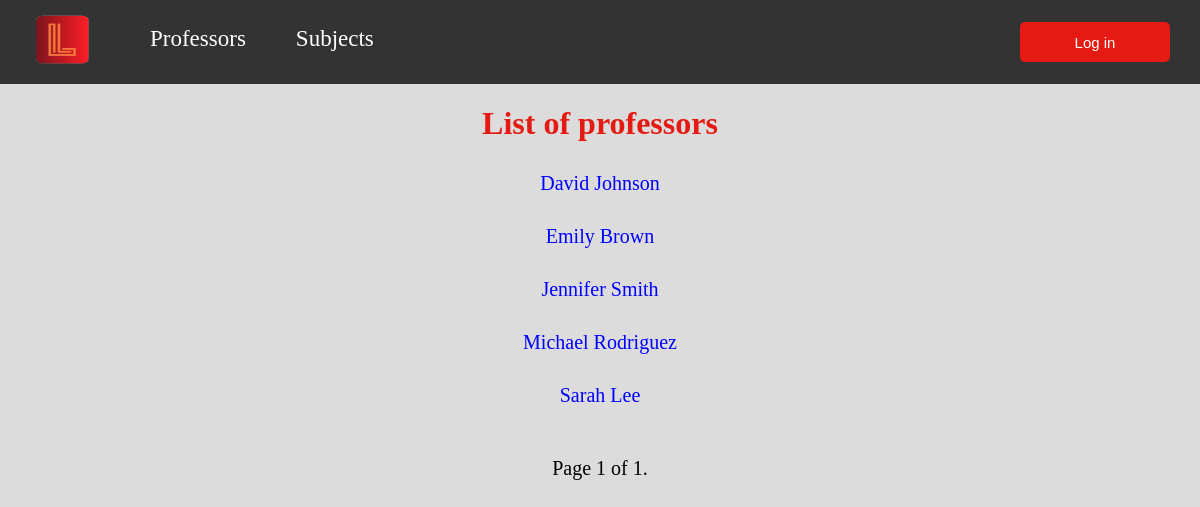
Page /lecturers/ on the committed database.
### mainapp/models/lecturer.py (models this page shows, shortened)
class Lecturer(models.Model):
    faculties = models.ManyToManyField(
        to="mainapp.Faculty",
        related_name='lecturers',
        verbose_name=_('Faculties'))
    name = models.CharField(max_length=100, verbose_name=_('First Name'))
    surname = models.CharField(max_length=100, verbose_name=_('Last Name'))
    email = models.EmailField(verbose_name=_('Email'), unique=True)
    class Meta:
        verbose_name = _('Lecturer')
        verbose_name_plural = _('Lecturers')

### mainapp/views/lecturer.py (the view)
# urls.py: path('lecturers/', get_lecturers, name='lecturers'),
def get_lecturers(request):
    lecturers = Lecturer.objects.all().order_by('name')
    paginator = Paginator(lecturers, 6)
    page = request.GET.get('page')
    page_obj = paginator.get_page(page)
    return render(request, 'mainapp/lecturer_list.html', {'lecturers': page_obj})

### mainapp/templates/mainapp/lecturer_list.html (shortened to what this page needs)
<!DOCTYPE html>
<html lang="en">
<head>
    {% load static %}
    <link rel="stylesheet" type="text/css" href="{% static 'mainapp/css/list_pages.css' %}">
</head>
<body>
{% include 'includes/header.html' %}
    <h1>List of professors</h1>
    <ul>
        {% for lecturer in lecturers %}
            <li><a href="/lecturer/{{ lecturer.id }}">{{ lecturer.name }} {{ lecturer.surname }}</a> </li>
        {% endfor %}
    </ul>
    <div class="paginator-container">
        <span class="paginator-text">Page {{ lecturers.number }} of {{ lecturers.paginator.num_pages }}.</span>
    </div>
</body>
</html>

### static/mainapp/css/list_pages.css (style rules this page uses)
body { background-color: rgb(220, 220, 220); margin: 0; padding: 0; text-align: center; }
ul { list-style-type: none; padding: 0; }
h1 { color: #e41a13; }
li { font-size: 20px; margin-top: 30px; }
a { all:unset; cursor: pointer; color: blue; }
.paginator-container { font-size: 20px; margin-top: 50px; }

### static/mainapp/css/header.css (style rules this page uses)
body { margin: 0; padding: 0; }

### rows in the picture
Lecturer: name "David", surname "Johnson"
Lecturer: name "Emily", surname "Brown"
Lecturer: name "Jennifer", surname "Smith"
Lecturer: name "Michael", surname "Rodriguez"
Lecturer: name "Sarah", surname "Lee"

### other values in the picture
{{ lecturers.number }} "1"
{{ lecturers.paginator.num_pages }} "1"
